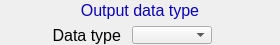
        <widget class="PyDMFrame" name="composite_1">
          <property name="geometry">
            <rect>
              <x>442</x>
              <y>610</y>
              <width>280</width>
              <height>45</height>
            </rect>
          </property>
          <property name="sizePolicy">
            <sizepolicy hsizetype="Ignored" vsizetype="Ignored">
              <horstretch>0</horstretch>
              <verstretch>0</verstretch>
            </sizepolicy>
          </property>
          <layout class="QGridLayout" name="gridLayout_1" columnstretch="31,29,61,11,80,6,2,60" rowstretch="20,1,4,1,18,1">
            <property name="leftMargin">
              <number>0</number>
            </property>
            <property name="topMargin">
              <number>0</number>
            </property>
            <property name="rightMargin">
              <number>0</number>
            </property>
            <property name="bottomMargin">
              <number>0</number>
            </property>
            <property name="horizontalSpacing">
              <number>0</number>
            </property>
            <property name="verticalSpacing">
              <number>0</number>
            </property>
            <item row="3" column="1" rowspan="3" colspan="2">
              <widget class="QLabel" name="text_51">
                <property name="geometry">
                  <rect>
                    <x>31</x>
                    <y>25</y>
                    <width>90</width>
                    <height>20</height>
                  </rect>
                </property>
                <property name="sizePolicy">
                  <sizepolicy hsizetype="Ignored" vsizetype="Ignored">
                    <horstretch>0</horstretch>
                    <verstretch>0</verstretch>
                  </sizepolicy>
                </property>
                <property name="text">
                  <string>Data type</string>
                </property>
                <property name="font">
                  <font>
                    <pointsize>12</pointsize>
                  </font>
                </property>
                <property name="brush" stdset="0">
                  <brush brushstyle="SolidPattern">
                    <color alpha="255">
                      <red>0</red>
                      <green>0</green>
                      <blue>0</blue>
                    </color>
                  </brush>
                </property>
                <property name="toolTip">
                  <string>text_51</string>
                </property>
                <property name="alignment">
                  <set>Qt::AlignRight|Qt::AlignTrailing|Qt::AlignVCenter</set>
                </property>
                <property name="styleSheet">
                  <string notr="true">QLabel#text_51 {
  color: rgb(0, 0, 0);
  }</string>
                </property>
              </widget>
            </item>
            <item row="4" column="4">
              <widget class="PyDMEnumComboBox" name="menu_9">
                <property name="geometry">
                  <rect>
                    <x>132</x>
                    <y>26</y>
                    <width>80</width>
                    <height>18</height>
                  </rect>
                </property>
                <property name="sizePolicy">
                  <sizepolicy hsizetype="Ignored" vsizetype="Ignored">
                    <horstretch>0</horstretch>
                    <verstretch>0</verstretch>
                  </sizepolicy>
                </property>
                <property name="toolTip">
                  <string>${P}${R}DataTypeOut</string>
                </property>
                <property name="channel" stdset="0">
                  <string>ca://${P}${R}DataTypeOut</string>
                </property>
                <property name="font">
                  <font>
                    <pointsize>10</pointsize>
                  </font>
                </property>
                <property name="styleSheet">
                  <string notr="true">PyDMEnumComboBox#menu_9 {
  color: rgb(0, 0, 0);
  background-color: rgb(115, 223, 255);
  }</string>
                </property>
              </widget>
            </item>
            <item row="4" column="6" colspan="2">
              <widget class="PyDMLabel" name="text_update_28">
                <property name="geometry">
                  <rect>
                    <x>218</x>
                    <y>26</y>
                    <width>62</width>
                    <height>18</height>
                  </rect>
                </property>
                <property name="sizePolicy">
                  <sizepolicy hsizetype="Ignored" vsizetype="Ignored">
                    <horstretch>0</horstretch>
                    <verstretch>0</verstretch>
                  </sizepolicy>
                </property>
                <property name="toolTip">
                  <string>PV: ${P}${R}DataTypeOut_RBV</string>
                </property>
                <property name="channel" stdset="0">
                  <string>ca://${P}${R}DataTypeOut_RBV</string>
                </property>
                <property name="displayFormat" stdset="0">
                  <enum>PyDMLabel::String</enum>
                </property>
                <property name="font">
                  <font>
                    <pointsize>10</pointsize>
                  </font>
                </property>
                <property name="alignment">
                  <set>Qt::AlignCenter</set>
                </property>
                <property name="textInteractionFlags">
                  <set>Qt::TextSelectableByKeyboard|Qt::TextSelectableByMouse</set>
                </property>
                <property name="styleSheet">
                  <string notr="true">PyDMLabel#text_update_28 {
  color: rgb(10, 0, 184);
  background-color: rgb(187, 187, 187);
  }</string>
                </property>
              </widget>
            </item>
            <item row="0" column="0" rowspan="2" colspan="8">
              <widget class="PyDMDrawingRectangle" name="rectangle_8">
                <property name="geometry">
                  <rect>
                    <x>0</x>
                    <y>0</y>
                    <width>280</width>
                    <height>21</height>
                  </rect>
                </property>
                <property name="sizePolicy">
                  <sizepolicy hsizetype="Ignored" vsizetype="Ignored">
                    <horstretch>0</horstretch>
                    <verstretch>0</verstretch>
                  </sizepolicy>
                </property>
                <property name="brush" stdset="0">
                  <brush brushstyle="SolidPattern">
                    <color alpha="255">
                      <red>218</red>
                      <green>218</green>
                      <blue>218</blue>
                    </color>
                  </brush>
                </property>
                <property name="penStyle" stdset="0">
                  <enum>Qt::SolidLine</enum>
                </property>
                <property name="penColor" stdset="0">
                  <color>
                    <red>218</red>
                    <green>218</green>
                    <blue>218</blue>
                  </color>
                </property>
                <property name="penWidth" stdset="0">
                  <double>0</double>
                </property>
                <property name="penCapStyle" stdset="0">
                  <enum>Qt::FlatCap</enum>
                </property>
                <property name="toolTip">
                  <string>rectangle_8</string>
                </property>
              </widget>
            </item>
            <item row="0" column="2" colspan="5">
              <widget class="QLabel" name="text_52">
                <property name="geometry">
                  <rect>
                    <x>60</x>
                    <y>0</y>
                    <width>160</width>
                    <height>20</height>
                  </rect>
                </property>
                <property name="sizePolicy">
                  <sizepolicy hsizetype="Ignored" vsizetype="Ignored">
                    <horstretch>0</horstretch>
                    <verstretch>0</verstretch>
                  </sizepolicy>
                </property>
                <property name="text">
                  <string>Output data type</string>
                </property>
                <property name="font">
                  <font>
                    <pointsize>12</pointsize>
                  </font>
                </property>
                <property name="brush" stdset="0">
                  <brush brushstyle="SolidPattern">
                    <color alpha="255">
                      <red>10</red>
                      <green>0</green>
                      <blue>184</blue>
                    </color>
                  </brush>
                </property>
                <property name="toolTip">
                  <string>text_52</string>
                </property>
                <property name="alignment">
                  <set>Qt::AlignCenter</set>
                </property>
                <property name="styleSheet">
                  <string notr="true">QLabel#text_52 {
  color: rgb(10, 0, 184);
  }</string>
                </property>
              </widget>
            </item>
          </layout>
        </widget>
